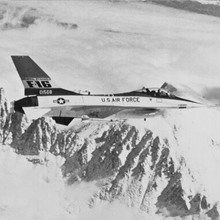
%> input picture Assignment#1/Code/jetplaneCor.tiff, 220 x 220 px, shrunk from 512 x 512 before the run
$ octave --eval "result = SaltPepperNoiseEliminitaion(imread('../../../Assignment#1/Code/jetplaneCor.tiff'));"   (GNU Octave 9; MATLAB toolbox functions it lacks are replaced by stand-ins)
%> lines starting %> are read from the running program, lines starting %| are printed output that depends on the picture; in (x1, y1, x2, y2) boxes, pixels count from 0 and x2, y2 are one past the last pixel; in counts of white or black regions, pixels touching at a corner belong together; the program's own positions count from 1
### Final Project/Codes/Part1/CalcStrokeWidth.m
function M  = CalcStrokeWidth( input_image )
% This function finds the estimated stroke width M of text in the input
% image (constrast image, text = 1 and bg = 0)

% image size
[im_h, im_w] = size(input_image);

%% Stroke width detection %%

%# Create the average filter with hsize = 3
F_avg = fspecial('average', 3);
%# Filter it
I_avg = imfilter(input_image, F_avg);

%# Create the gaussian filter with hsize = [5 5] and sigma = 1
F_gaussian = fspecial('gaussian',[5 5], 1);
%# Filter it
I_g = imfilter(I_avg, F_gaussian, 'same');

%# Otsu's global thresholding
level = graythresh(I_g);
BW = im2bw(I_g, level);

%# Compute stroke width w
count = cell(im_w, 1);

for l = 1:im_w
    count{l} = 0;
end

for i = 1:im_h

    l = 1;
    len = 0;
    while(l <= im_w)
        if(BW(i, l) == 0)
            if(len ~= 0)
                count{len} = count{len} + 1;
            end

            l = l + 1;
            len = 0;

        elseif(BW(i, l) == 1)
            len = len + 1;
            l = l + 1;
        end
    end
end

wSum = 0;
aSum = 0;
for l = 1:im_w
    wSum = wSum + (count{l} * l);
    aSum = aSum + count{l};
end

% stroke width M
M = floor(wSum / aSum);

end

### Final Project/Codes/Part1/SaltPepperNoiseEliminitaion.m
function J = SaltPepperNoiseEliminitaion( I )
orgI = I;
I = bwmorph(I,'spur');%apply 'spur' morphological operator to remove the spurious pixels
I = bwmorph(I,'majority');% to set a pixel to 1 if five or more pixels in its 3-by-3 neighborhood are 1s
I = bwmorph(I,'bridge');% to bridge the unconnected pixels
I = bwmorph(I,'clean');%to remove the isolated pixels

%To correct the areas that are larger than 1 pixel and smaller than SW by
%using shrink and swell filters

I = padarray(I, 1,'symmetric','both');
SW = CalcStrokeWidth(orgI)-1;
rows = size(I,1);
cols = size(I,2);
Num1 = 0; Num2 = 0;
R1= SW; R2= R1;
J = zeros(rows,cols); %output image
region_length = floor(rows/R1);
region_width = floor(cols/R2);

for i=0:region_length-1 % the times that we need to cross the image row for each window move
    for j=0:region_width-1 %the times that we need to cross the image column for each window move
        Num1 = 0; Num2 = 0;
        for k=1:R1 % inside the window
            for t=1:R2
                if I((i*R1)+k,(j*R2)+t) == 1
                    if k < R1 && t < R2 % inside R1*R2
                        Num2 = Num2 + 1;
                    end
                    Num1 = Num1 + 1; % outside R1*R2
                end

            end
        end
        if Num1 == Num2
            J((i*R1)+1:(i*R1)+R1-1, (j*R2)+1:(j*R2)+R2-1) = 0;
        elseif Num1 == Num2 + 2*(R1+R2-2)
            J((i*R1)+1:(i*R1)+R1-1, (j*R2)+1:(j*R2)+R2-1) = 1;
        end
    end
end
end
%> in SaltPepperNoiseEliminitaion, orgI is the input picture: size 220x220 uint8; min 0, max 236, mean 178
%> in SaltPepperNoiseEliminitaion, `I = bwmorph(I,'spur');%apply 'spur' morphological operator to remove t..`:
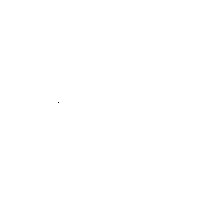
%> I: size 220x220 logical; 100% white; black in thin lines or dots, all inside (x1, y1, x2, y2) = (58, 102, 59, 103)
%> in SaltPepperNoiseEliminitaion, `I = bwmorph(I,'majority');`: I: size 220x220 logical; 100% white; black in thin lines or dots
%> in SaltPepperNoiseEliminitaion, `I = padarray(I, 1,'symmetric','both');`: I: size 222x220 logical; 100% white; black in thin lines or dots
%> in CalcStrokeWidth, `I_avg = imfilter(input_image, F_avg);`:
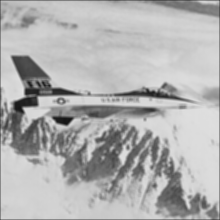
%> I_avg: size 220x220 uint8; min 20, max 226, mean 176.9
%> in CalcStrokeWidth, `I_g = imfilter(I_avg, F_gaussian, 'same');`:
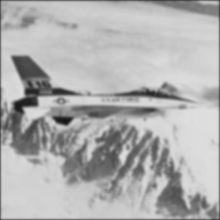
%> I_g: size 220x220 uint8; min 22, max 223, mean 176
%> in CalcStrokeWidth, `level = graythresh(I_g);`: level = 0.612
%> in CalcStrokeWidth, `BW = im2bw(I_g, level);`:
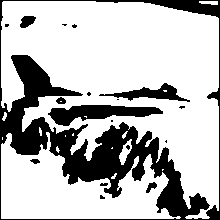
%> BW: size 220x220 logical; 73.4% white; 18 black regions (10 under 20 px), largest, box (x1, y1, x2, y2) and area: (0, 0, 220, 220) 10556, (48, 105, 163, 126) 1300, (99, 83, 190, 102) 640
%> the loop in CalcStrokeWidth, `for l = 1:im_w` made 220 passes
%> (wSum, aSum) on passes 1 to 3: (29, 29), (155, 92), (386, 169)
%> after the loop in CalcStrokeWidth, `for l = 1:im_w`: aSum = 883; wSum = 35507
%> in CalcStrokeWidth, `M = floor(wSum / aSum);`: M = 40
%> in SaltPepperNoiseEliminitaion, `SW = CalcStrokeWidth(orgI)-1;`: SW = 39
%> in SaltPepperNoiseEliminitaion, `region_length = floor(rows/R1);`: region_length = 5
%> the loop in SaltPepperNoiseEliminitaion, `for i=0:region_length-1` made 5 passes
%> after the loop in SaltPepperNoiseEliminitaion, `for i=0:region_length-1`: J: size 222x220 double; every value is 0
